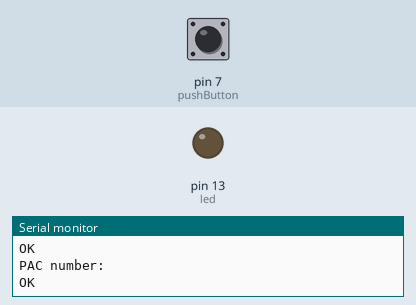
Recording of a sketch running on a simulated Arduino Uno, built with avr-gcc and run on an emulated ATmega328P. Shown: output pins drawn as LEDs (lit = HIGH), the last lines printed to the serial monitor. Inputs (shaded band) come from the test bench; at power-on: pin 7 (pushButton) LOW. The modem accepts every AT command (registered, SIM ready, sends succeed) and sends nothing else.

Above: at 1.5 s.
1.6 s: pin 7 (pushButton) pulled HIGH for 0.15 s
At 1.9 s:
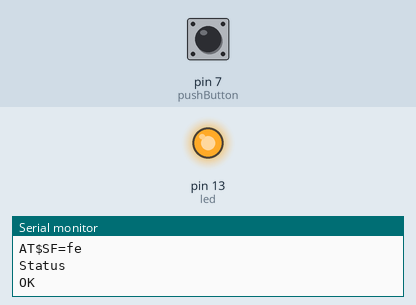
Timing chart, 0 to 4.6 s (numbered marks = the images above; inputs shaded):
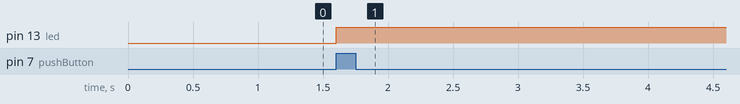

Measured:
- after the input at 1.6 s, pin 13 (led): LOW → HIGH at once

The sketch:

testhello.ino
```cpp
#include <SoftwareSerial.h>

#define rxPin 10
#define txPin 11


// set up a new serial port
SoftwareSerial Sigfox =  SoftwareSerial(rxPin, txPin);

//Set to 0 if you don't need to see the messages in the console
#define DEBUG 1

//Message buffer
uint8_t msg[12];

int pushButton = 7;
int led = 13;
int estado = 0;
// the setup function runs once when you press reset or power the board
void setup() {
  // initialize digital pin LED_BUILTIN as an output.
  pinMode(pushButton, INPUT);
  pinMode(led, OUTPUT);
  //
  pinMode(LED_BUILTIN, OUTPUT);

  if(DEBUG){
    Serial.begin(9600);
  }

  // open Wisol communication
   // define pin modes for tx, rx:
  pinMode(rxPin, INPUT);
  pinMode(txPin, OUTPUT);
  Sigfox.begin(9600);
  delay(100);
  getID();
  delay(100);
  getPAC();
}

// the loop function runs over and over again forever
void loop() {
  int buttonState = digitalRead(pushButton);
  if(buttonState == 1){
    estado = 10;
  }

  for(;estado>1;estado--){
    digitalWrite(led,HIGH);
    msg[0]=0xFE;
    //msg[1]=0xFF;
    //msg[2]=0xEE;

    sendMessage(msg, 1);

    // In the ETSI zone, due to the reglementation, an object cannot emit more than 1% of the time hourly
    // So, 1 hour = 3600 sec
    // 1% of 3600 sec = 36 sec
    // A Sigfox message takes 6 seconds to emit
    // 36 sec / 6 sec = 6 messages per hours -> 1 every 10 minutes
    delay(6000);
  }

  digitalWrite(led,LOW);
}

void blink(){
  digitalWrite(LED_BUILTIN, HIGH);   // turn the LED on (HIGH is the voltage level)
  delay(1000);                       // wait for a second
  digitalWrite(LED_BUILTIN, LOW);    // turn the LED off by making the voltage LOW
  delay(1000);
}

//Get Sigfox ID
String getID(){
  String id = "";
  char output;

  Sigfox.print("AT$I=10\r");
  while (!Sigfox.available()){
     blink();
  }

  while(Sigfox.available()){
    output = Sigfox.read();
    id += output;
    delay(10);
  }

  if(DEBUG){
    Serial.println("Sigfox Device ID: ");
    Serial.println(id);
  }

  return id;
}


//Get PAC number
String getPAC(){
  String pac = "";
  char output;

  Sigfox.print("AT$I=11\r");
  while (!Sigfox.available()){
     blink();
  }

  while(Sigfox.available()){
    output = Sigfox.read();
    pac += output;
    delay(10);
  }

  if(DEBUG){
    Serial.println("PAC number: ");
    Serial.println(pac);
  }

  return pac;
}


//Send Sigfox Message
void sendMessage(uint8_t msg[], int size1)
{
  Serial.println("Inside sendMessage");

  String status = "";
  String hexChar = "";
  String sigfoxCommand = "";
  char output;

  sigfoxCommand += "AT$SF=";

  for (int i = 0; i < size1; i++)
  {
    hexChar = String(msg[i], HEX);

    //padding
    if (hexChar.length() == 1)
    {
      hexChar = "0" + hexChar;
    }

    sigfoxCommand += hexChar;
  }

  Serial.println("Sending...");
  Serial.println(sigfoxCommand);
  Sigfox.println(sigfoxCommand);

  while (!Sigfox.available())
  {
    Serial.println("Waiting for response");
    delay(1000);
  }

  while (Sigfox.available())
  {
    output = (char)Sigfox.read();
    status += output;
    delay(10);
  }

  Serial.println();
  Serial.print("Status \t");
  Serial.println(status);
}
```
